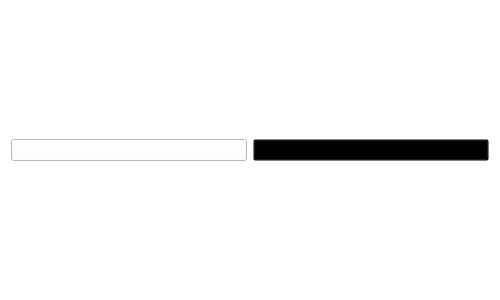
<?xml version="1.0" encoding="UTF-8"?>
<ui version="4.0">
 <class>OpenfileWidget</class>
 <widget class="QWidget" name="OpenfileWidget">
  <property name="geometry">
   <rect>
    <x>0</x>
    <y>0</y>
    <width>500</width>
    <height>300</height>
   </rect>
  </property>
  <property name="sizePolicy">
   <sizepolicy hsizetype="Minimum" vsizetype="Minimum">
    <horstretch>0</horstretch>
    <verstretch>0</verstretch>
   </sizepolicy>
  </property>
  <property name="minimumSize">
   <size>
    <width>500</width>
    <height>200</height>
   </size>
  </property>
  <property name="windowTitle">
   <string>Form</string>
  </property>
  <property name="styleSheet">
   <string notr="true">background-color: rgb(255, 255, 255);</string>
  </property>
  <layout class="QGridLayout" name="gridLayout">
   <item row="0" column="0">
    <widget class="QPushButton" name="pushButton">
     <property name="styleSheet">
      <string notr="true"/>
     </property>
     <property name="text">
      <string/>
     </property>
    </widget>
   </item>
   <item row="0" column="1">
    <widget class="QPushButton" name="pushButton_2">
     <property name="styleSheet">
      <string notr="true">background: transparent;</string>
     </property>
     <property name="text">
      <string/>
     </property>
    </widget>
   </item>
  </layout>
 </widget>
 <resources/>
 <connections/>
</ui>
